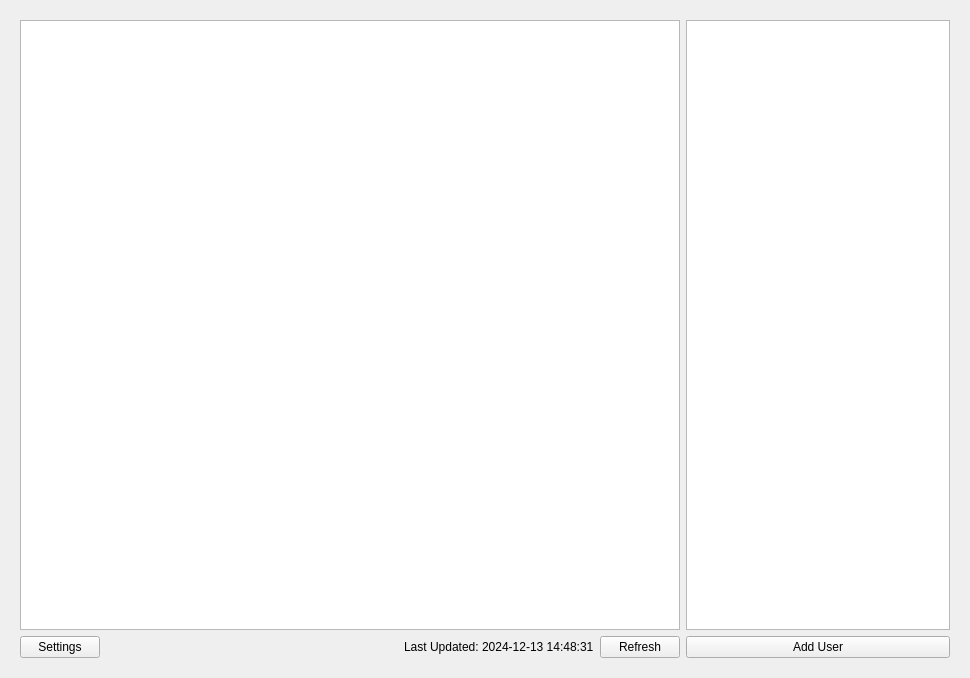
<?xml version="1.0" encoding="UTF-8"?>
<ui version="4.0">
 <class>MainWindow</class>
 <widget class="QMainWindow" name="MainWindow">
  <property name="geometry">
   <rect>
    <x>0</x>
    <y>0</y>
    <width>970</width>
    <height>678</height>
   </rect>
  </property>
  <property name="windowTitle">
   <string>MainWindow</string>
  </property>
  <widget class="QWidget" name="centralwidget">
   <layout class="QHBoxLayout" name="horizontalLayout_4" stretch="5,2">
    <property name="leftMargin">
     <number>20</number>
    </property>
    <property name="topMargin">
     <number>20</number>
    </property>
    <property name="rightMargin">
     <number>20</number>
    </property>
    <property name="bottomMargin">
     <number>20</number>
    </property>
    <item>
     <layout class="QVBoxLayout" name="verticalLayout">
      <item>
       <widget class="SubmissionTable" name="submission_table"/>
      </item>
      <item>
       <layout class="QHBoxLayout" name="horizontalLayout">
        <item>
         <widget class="QPushButton" name="settings_button">
          <property name="text">
           <string>Settings</string>
          </property>
         </widget>
        </item>
        <item>
         <layout class="QHBoxLayout" name="horizontalLayout_2">
          <item>
           <spacer name="horizontalSpacer">
            <property name="orientation">
             <enum>Qt::Horizontal</enum>
            </property>
            <property name="sizeHint" stdset="0">
             <size>
              <width>40</width>
              <height>20</height>
             </size>
            </property>
           </spacer>
          </item>
          <item>
           <widget class="QLabel" name="last_updated_label">
            <property name="text">
             <string>Last Updated: 2024-12-13 14:48:31</string>
            </property>
           </widget>
          </item>
          <item>
           <widget class="QPushButton" name="refresh_button">
            <property name="text">
             <string>Refresh</string>
            </property>
           </widget>
          </item>
         </layout>
        </item>
       </layout>
      </item>
     </layout>
    </item>
    <item>
     <layout class="QVBoxLayout" name="verticalLayout_2">
      <item>
       <widget class="UsernameList" name="username_list"/>
      </item>
      <item>
       <widget class="QPushButton" name="add_user_button">
        <property name="text">
         <string>Add User</string>
        </property>
       </widget>
      </item>
     </layout>
    </item>
   </layout>
  </widget>
 </widget>
 <customwidgets>
  <customwidget>
   <class>SubmissionTable</class>
   <extends>QTableView</extends>
   <header>gui.widgets.submissiontable</header>
  </customwidget>
  <customwidget>
   <class>UsernameList</class>
   <extends>QListView</extends>
   <header>gui.widgets.usernamelist</header>
  </customwidget>
 </customwidgets>
 <resources/>
 <connections/>
</ui>
